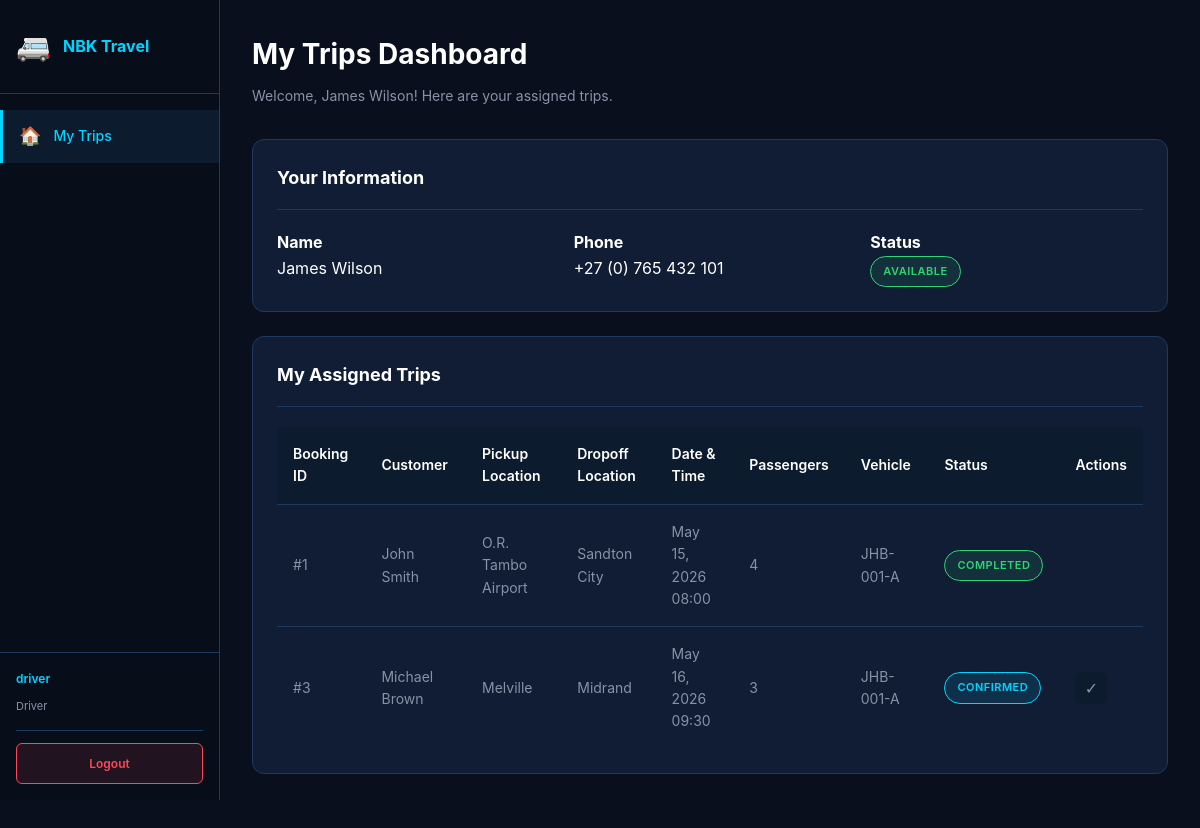
Screenshot of /driver-dashboard.php (signed in) with the database file from the repository.
### tables this page shows
CREATE TABLE IF NOT EXISTS drivers (
    driverId INT PRIMARY KEY AUTO_INCREMENT,
    fullName VARCHAR(100) NOT NULL,
    licenceNumber VARCHAR(30) NOT NULL UNIQUE,
    phoneNumber VARCHAR(20) NOT NULL,
    status ENUM('available','on-trip','off-duty') DEFAULT 'available',
    createdAt DATETIME DEFAULT CURRENT_TIMESTAMP,
    
    INDEX idx_status (status)
);

CREATE TABLE IF NOT EXISTS bookings (
    bookingId INT PRIMARY KEY AUTO_INCREMENT,
    customerId INT NOT NULL,
    driverId INT NULL,
    vehicleId INT NULL,
    pickupLocation VARCHAR(100) NOT NULL,
    dropoffLocation VARCHAR(100) NOT NULL,
    bookingDate DATETIME NOT NULL,
    passengers INT NOT NULL,
    fareAmount DECIMAL(8,2) NOT NULL,
    status ENUM('pending','confirmed','completed','cancelled') DEFAULT 'pending',
    cancellationReason VARCHAR(255) NULL,
    createdAt DATETIME DEFAULT CURRENT_TIMESTAMP,
    
    FOREIGN KEY (customerId) REFERENCES customers(customerId) ON DELETE RESTRICT,
    FOREIGN KEY (driverId) REFERENCES drivers(driverId) ON DELETE SET NULL,
    FOREIGN KEY (vehicleId) REFERENCES vehicles(vehicleId) ON DELETE SET NULL,
    
    INDEX idx_status (status),
    INDEX idx_bookingDate (bookingDate),
    INDEX idx_customerId (customerId)
);

CREATE TABLE IF NOT EXISTS customers (
    customerId INT PRIMARY KEY AUTO_INCREMENT,
    fullName VARCHAR(100) NOT NULL,
    phoneNumber VARCHAR(20) NOT NULL UNIQUE,
    emailAddress VARCHAR(100),
    preferences VARCHAR(255),
    createdAt DATETIME DEFAULT CURRENT_TIMESTAMP,
    
    INDEX idx_phone (phoneNumber)
);

CREATE TABLE IF NOT EXISTS vehicles (
    vehicleId INT PRIMARY KEY AUTO_INCREMENT,
    registrationNumber VARCHAR(20) NOT NULL UNIQUE,
    make VARCHAR(50) NOT NULL,
    model VARCHAR(50) NOT NULL,
    capacity INT NOT NULL,
    status ENUM('available','in-use','maintenance') DEFAULT 'available',
    createdAt DATETIME DEFAULT CURRENT_TIMESTAMP,
    
    INDEX idx_status (status)
);

### driver-dashboard.php (the view, shortened to what this page needs)
<?php
require_once 'includes/db.php';
$stmt = $conn->prepare("SELECT driverId FROM users WHERE userId = ?");
$stmt->bind_param("i", $_SESSION['userId']);
$stmt->execute();
$result = $stmt->get_result();
$row = $result->fetch_assoc();
$driverId = $row['driverId'] ?? null;
$tripsStmt = $conn->prepare("SELECT b.bookingId, c.fullName, b.pickupLocation, b.dropoffLocation, b.bookingDate, b.passengers, v.registrationNumber, b.status FROM bookings b JOIN customers c ON b.customerId = c.customerId LEFT JOIN vehicles v ON b.vehicleId = v.vehicleId WHERE b.driverId = ? AND (b.status = 'confirmed' OR b.status = 'completed') ORDER BY b.bookingDate ASC");
$tripsStmt->bind_param("i", $driverId);
$tripsStmt->execute();
$tripsResult = $tripsStmt->get_result();
$trips = [];
while ($row = $tripsResult->fetch_assoc()) {
    $trips[] = $row;
}
$driverStmt = $conn->prepare("SELECT fullName, phoneNumber, status FROM drivers WHERE driverId = ?");
$driverStmt->bind_param("i", $driverId);
$driverStmt->execute();
$driverResult = $driverStmt->get_result();
$driverInfo = $driverResult->fetch_assoc();
require_once 'includes/header.php';
?>
<div class="page-header">
    <h1>My Trips Dashboard</h1>
    <p>Welcome, <?php echo htmlspecialchars($driverInfo['fullName']); ?>! Here are your assigned trips.</p>
</div>
<div class="card">
    <div class="card-header">
        <h2>Your Information</h2>
    </div>
    <div class="card-body">
        <div style="display: grid; grid-template-columns: repeat(3, 1fr); gap: 24px;">
            <div>
                <strong>Name</strong><br>
                <?php echo htmlspecialchars($driverInfo['fullName']); ?>
            </div>
            <div>
                <strong>Phone</strong><br>
                <?php echo htmlspecialchars($driverInfo['phoneNumber']); ?>
            </div>
            <div>
                <strong>Status</strong><br>
                <span class="badge <?php echo 'badge-' . str_replace('-', '_', $driverInfo['status']); ?>">
                    <?php echo ucfirst(str_replace('-', ' ', $driverInfo['status'])); ?>
                </span>
            </div>
        </div>
    </div>
</div>
<div class="card">
    <div class="card-header">
        <h2>My Assigned Trips</h2>
    </div>
    <div class="card-body">
        <?php if (count($trips) === 0): ?>
            <div style="text-align: center; padding: 40px; color: var(--text-secondary);">
                <p style="font-size: 18px;">No trips assigned yet</p>
            </div>
        <?php else: ?>
            <table>
                <thead>
                    <tr>
                        <th>Booking ID</th>
                        <th>Customer</th>
                        <th>Pickup Location</th>
                        <th>Dropoff Location</th>
                        <th>Date & Time</th>
                        <th>Passengers</th>
                        <th>Vehicle</th>
                        <th>Status</th>
                        <th>Actions</th>
                    </tr>
                </thead>
                <tbody>
                    <?php foreach ($trips as $trip): ?>
                    <tr>
                        <td>#<?php echo $trip['bookingId']; ?></td>
                        <td><?php echo htmlspecialchars($trip['fullName']); ?></td>
                        <td><?php echo htmlspecialchars($trip['pickupLocation']); ?></td>
                        <td><?php echo htmlspecialchars($trip['dropoffLocation']); ?></td>
                        <td><?php echo date('M d, Y H:i', strtotime($trip['bookingDate'])); ?></td>
                        <td><?php echo $trip['passengers']; ?></td>
                        <td><?php echo htmlspecialchars($trip['registrationNumber'] ?? '—'); ?></td>
                        <td>
                            <span class="badge <?php echo 'badge-' . $trip['status']; ?>">
                                <?php echo ucfirst($trip['status']); ?>
                            </span>
                        </td>
                        <td>
                            <?php if ($trip['status'] === 'confirmed'): ?>
                            <button class="btn-icon success" onclick="completeTrip(<?php echo $trip['bookingId']; ?>)" title="Mark as Complete">✓</button>
                            <?php endif; ?>
                        </td>
                    </tr>
                    <?php endforeach; ?>
                </tbody>
            </table>
        <?php endif; ?>
    </div>
</div>
<?php require_once 'includes/footer.php'; ?>

### assets/css/style.css (style rules this page uses)
:root { --bg-primary: #0a0f1e; --bg-panel: #0d1b2e; --bg-card: #111d35; --accent: #00d4ff; --accent-hover: #00b8d9; --accent-glow: 0 0 20px rgba(0,212,255,0.3); --danger: #ff4757; --success: #2ed573; --warning: #ffa502; --text-primary: #ffffff; --text-secondary: #8892a4; --border: #1e3a5f; --border-accent: rgba(0,212,255,0.25); }
* { margin: 0; padding: 0; box-sizing: border-box; }
html, body { background: var(--bg-primary); color: var(--text-primary); font-family: -apple-system, BlinkMacSystemFont, 'Segoe UI', 'Roboto', sans-serif; line-height: 1.6; }
body { display: flex; }
.page-header { margin-bottom: 32px; }
.page-header h1 { font-size: 28px; font-weight: 700; margin-bottom: 8px; }
.page-header p { color: var(--text-secondary); font-size: 14px; }
.card { background: var(--bg-card); border: 1px solid var(--border); border-radius: 12px; padding: 24px; margin-bottom: 24px; }
.card-header { display: flex; justify-content: space-between; align-items: center; margin-bottom: 20px; padding-bottom: 16px; border-bottom: 1px solid var(--border); }
.card-header h2 { font-size: 18px; font-weight: 700; margin: 0; }
.card-body { margin-bottom: 0; }
table { width: 100%; border-collapse: collapse; font-size: 14px; }
thead { background: var(--bg-panel); border-bottom: 1px solid var(--border); }
th { padding: 16px; text-align: left; font-weight: 600; color: var(--text-primary); }
td { padding: 16px; border-bottom: 1px solid var(--border); color: var(--text-secondary); }
tbody tr:last-child td { border-bottom: none; }
.badge { display: inline-block; padding: 6px 12px; border-radius: 20px; font-size: 11px; font-weight: 600; text-transform: uppercase; letter-spacing: 0.5px; }
.badge-confirmed { background: rgba(0, 212, 255, 0.1); color: var(--accent); border: 1px solid var(--accent); }
.badge-completed { background: rgba(46, 213, 115, 0.1); color: var(--success); border: 1px solid var(--success); }
.badge-available { background: rgba(46, 213, 115, 0.1); color: var(--success); border: 1px solid var(--success); }
.btn-icon { display: inline-flex; align-items: center; justify-content: center; width: 32px; height: 32px; padding: 0; border-radius: 6px; font-size: 16px; border: none; cursor: pointer; transition: all 0.3s ease; background: var(--bg-panel); color: var(--text-secondary); }

### rows the page displays
drivers: fullName "James Wilson", phoneNumber "+27 (0) 765 432 101", status "AVAILABLE"
bookings: bookingId "1", customerId.fullName "John Smith", pickupLocation "O.R. Tambo Airport", dropoffLocation "Sandton City", bookingDate "May 15, 2026 08:00", passengers "4", vehicleId.registrationNumber "JHB-001-A", status "COMPLETED"
bookings: bookingId "3", customerId.fullName "Michael Brown", pickupLocation "Melville", dropoffLocation "Midrand", bookingDate "May 16, 2026 09:30", passengers "3", vehicleId.registrationNumber "JHB-001-A", status "CONFIRMED"

### other values shown
$_SESSION['username'] "driver"
$_SESSION['role'] "Driver"
